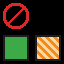

A level layout from a 2D game, rendered from its tile map. Below: a short description, then the map file with its tile-grid data intact:
An orthogonal 2x2 tile map with 32x32 px tiles, 1 tile layer (ground).

<map version="1.10" tiledversion="1.12.2" orientation="orthogonal" renderorder="right-down" width="2" height="2" tilewidth="32" tileheight="32" infinite="0" nextlayerid="2" nextobjectid="1">
 <tileset firstgid="1" name="rules" tilewidth="32" tileheight="32" tilecount="5" columns="5">
  <image source="../../src/automap-tiles.png" width="160" height="32" />
 </tileset>
 <layer id="1" name="ground" width="2" height="2">
  <data>
   <tile gid="1" />
   <tile />
   <tile gid="2147483651" />
   <tile gid="5" />
  </data>
 </layer>
</map>
